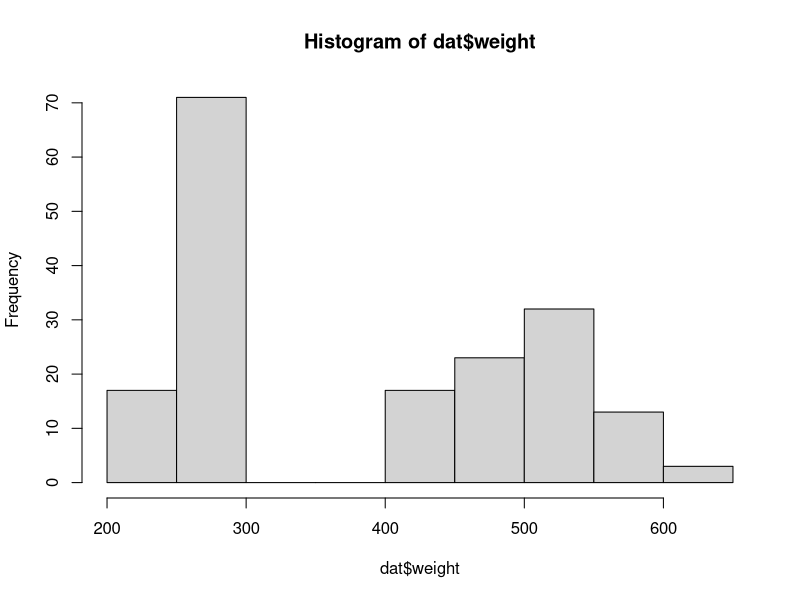
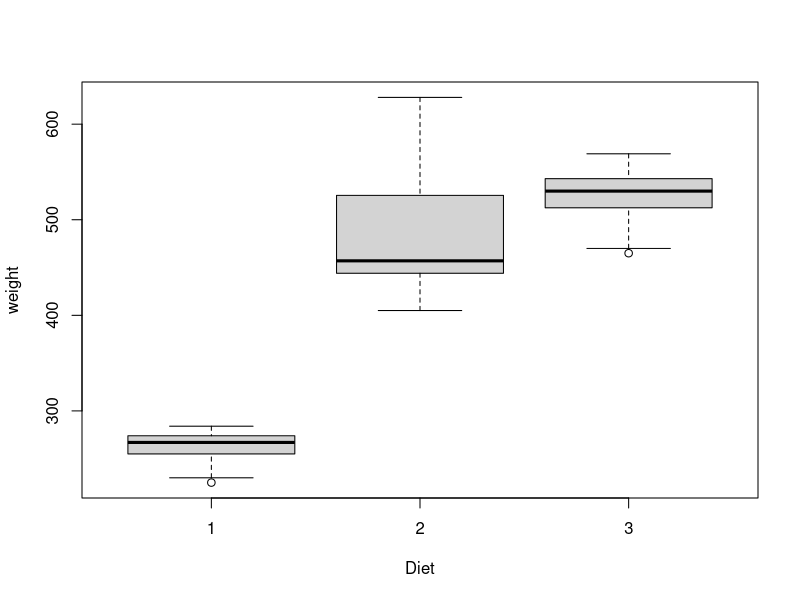
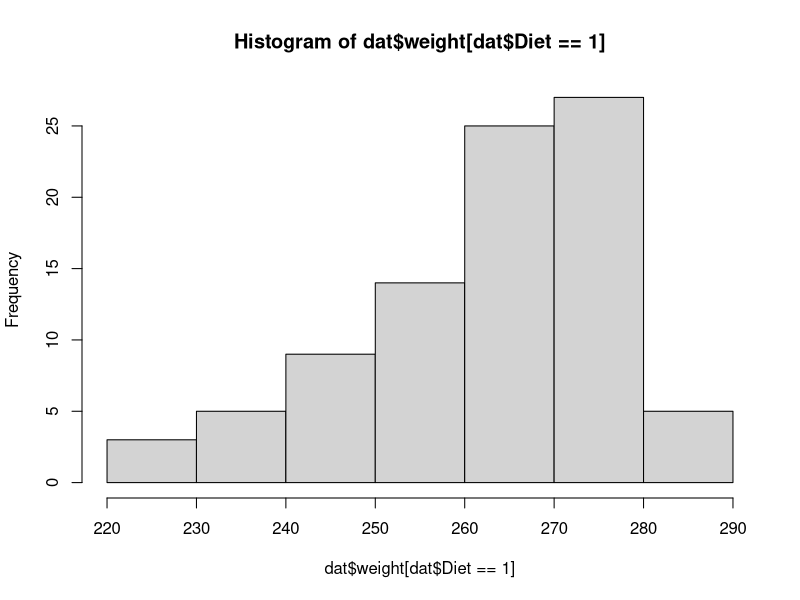
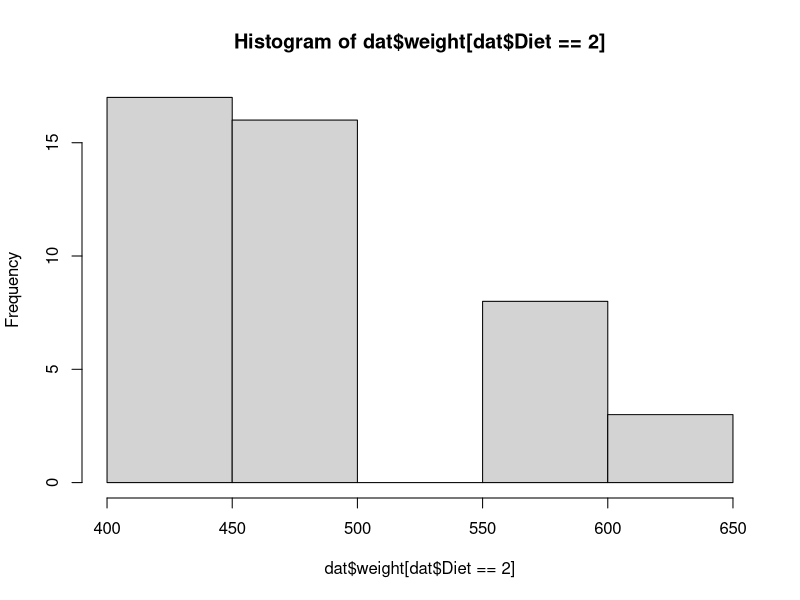
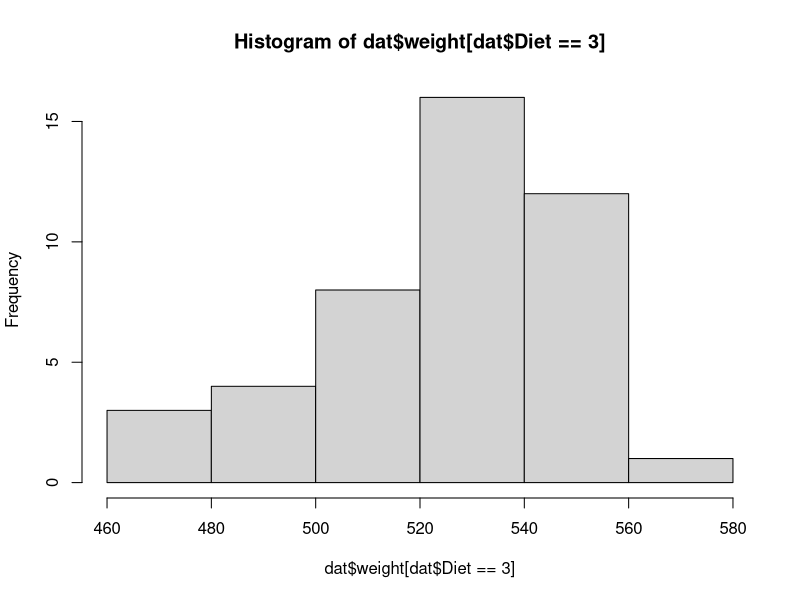
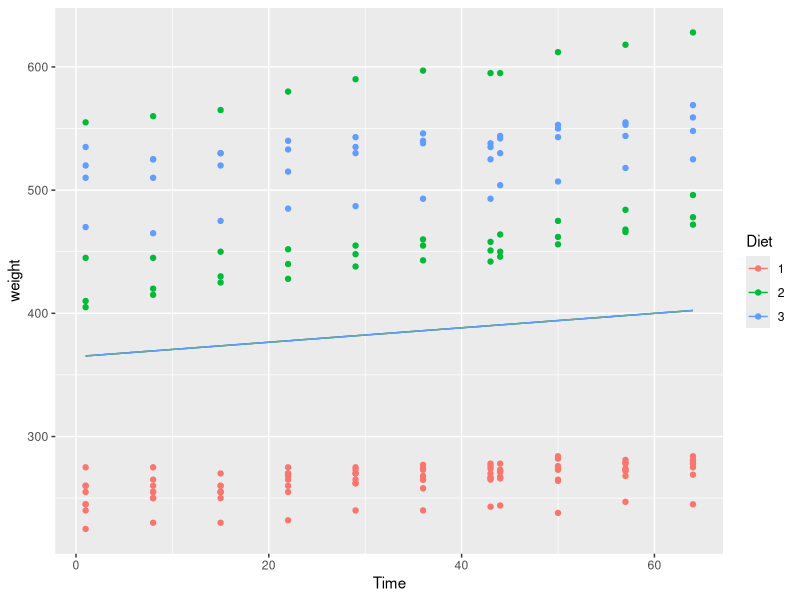
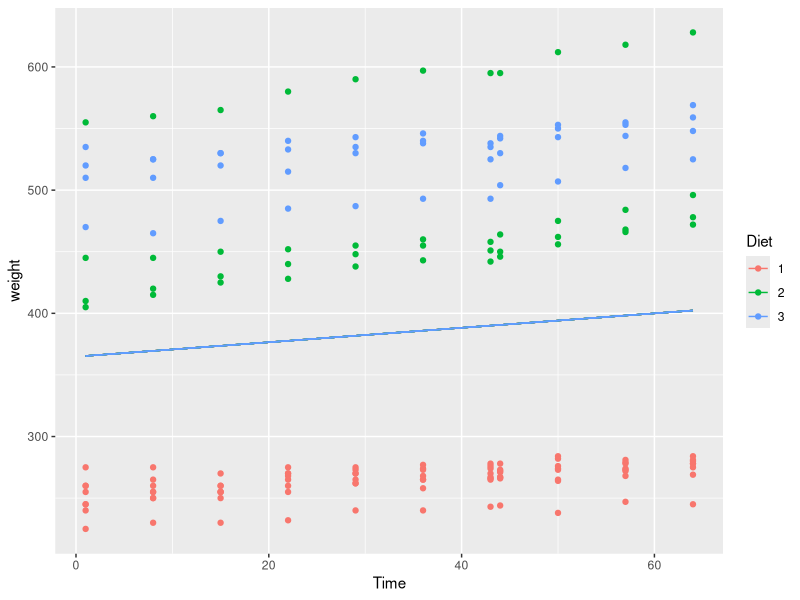
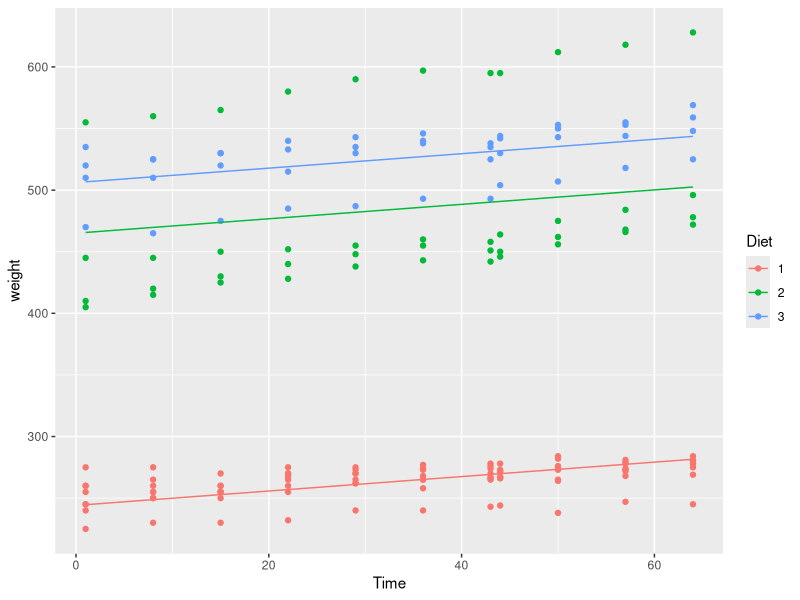

The R script that drew these images, in order: (Note: this script raises an error after producing the figures.)
## ---- chunk 1
library(nlme)
data(BodyWeight)
dat <- BodyWeight

# Inspect dataset
head(dat)
summary(dat)
hist(dat$weight)
boxplot(weight~Diet, data = dat) 
hist(dat$weight[dat$Diet == 1])
hist(dat$weight[dat$Diet == 2])
hist(dat$weight[dat$Diet == 3])
# -> outcome is not perfectly normally-distributed. But also not as bad as in example 2, so that regression/mixed models for normally-distributed variables could be ok here. I.e. for the illustration of mixed models it is ok, but other might be more appropriate for a fine analysis.
## ---- chunk 2
library(ggplot2)
# Predict weight:
fit1a <- lm(weight ~ Time, data = dat)
summary(fit1a)

# Model fit
AIC(fit1a)

# Prediction:
pred.fit1a <- predict(fit1a)
pred.fit1a[1:20]
# -> each rat has the same predicted value at T1 (and at each other time point, respectively).

# Visualization of the model (mean weight at each time point over all diet groups)
ggplot(dat, aes(x = Time, y = weight, group = Diet, colour = Diet)) + 
  geom_point() +
  stat_summary(aes(y = pred.fit1a), fun.y = mean, geom = "line")
# -> only one line since diet is not in the model - the colour of the line doesn't have a meaning.
# This can be seen when you look at the predicted values for each rat -- the figure is identical, since the model predicts the same value for each rat.
ggplot(dat, aes(x = Time, y = weight, group = Diet, colour = Diet)) + 
  geom_point() +
  geom_line(aes(y=pred.fit1a, group = Rat))

# The figure shows that the 3 groups can be clearly separated, only one rat in group 2 (green) has a very high weight.
# It can also be seen that there is a clearly visible increase in weight over time.
## ---- chunk 3
# Predict weight:
fit1b <- lm(weight ~ Time + Diet, data = dat)
summary(fit1b)

# Model fit
AIC(fit1b)

# Prediction:
pred.fit1b <- predict(fit1b)
pred.fit1b[1:20]
# -> each rat in the same diet group has the same predicted value at T1 (and at each other time point, respectively).

# Visualization of the model (mean weight at each time point, per diet group)
ggplot(dat, aes(x = Time, y = weight, group = Diet, colour = Diet)) + 
  geom_point() +
  stat_summary(aes(y = pred.fit1b, group = Diet, colour = Diet), fun.y = mean, geom = "line")
# Identical figure when you look at the predicted values of each rat (since they are identical to the predicted values in which diet group they are):
ggplot(dat, aes(x = Time, y = weight, group = Diet, colour = Diet)) + 
  geom_point() +
  geom_line(aes(y=pred.fit1b, group = Rat))
## ---- chunk 4
# Predict weight:
fit1c <- lm(weight ~ Time*Diet, data = dat)
summary(fit1c)

# Model fit
AIC(fit1c)

# Prediction:
pred.fit1c <- predict(fit1c)
pred.fit1c[1:20]
# -> each rat in the same diet group has the same predicted value at T1 (and at each other time point, respectively).

# Visualization of the model (mean weight at each time point and per diet group, with interaction over time)
ggplot(dat, aes(x = Time, y = weight, group = Diet, colour = Diet)) + 
  geom_point() +
  stat_summary(aes(y = pred.fit1c, group = Diet, colour = Diet), fun.y = mean, geom = "line")
# Identical figure when you look at the predicted values of each rat (since they are identical to the predicted values in which diet group they are):
ggplot(dat, aes(x = Time, y = weight, group = Diet, colour = Diet)) + 
  geom_point() +
  geom_line(aes(y=pred.fit1c, group = Rat))
## ---- chunk 5
# Predict weight:
fit2a <- lme(weight ~ Time * Diet, data = dat, random = ~ 1 | Rat)
summary(fit2a)

# Prediction:
pred.fit2a <- predict(fit2a)
pred.fit2a[1:20]
# -> each rat in the same diet group does NOT have the same predicted value at T1 (and at each other time point, respectively), since the rat-specific random intercept is added (same for all time points of a rat)

# Visualization of the model (mean weight at each time point and per diet group, with interaction over time, considering the clustering in rats with the random intercept)
ggplot(dat, aes(x = Time, y = weight, group = Diet, colour = Diet)) + 
  geom_point() +
  stat_summary(aes(y = pred.fit2a), fun.y = mean, geom = "line")
# Similar prediction of the diet-specific time-trend as in model 1c, but clearly better model fit (with respect to AIC), since every rat can be predicted much better due to the subject-specific randome intercept value (different for each rat):
ggplot(dat, aes(x = Time, y = weight, group = Diet, colour = Diet)) + 
  geom_point() +
  geom_line(aes(y=pred.fit2a, group = Rat))
## ---- chunk 6
# Predict weight:
fit2b <- lme(weight ~ Time * Diet, data = dat, random = ~ Time | Rat)
summary(fit2b)

# Prediction:
pred.fit2b <- predict(fit2b)
pred.fit2b[1:20]
# -> each rat in the same diet group does NOT have the same predicted value at T1 (and at each other time point, respectively), since the rat-specific random intercept and random slope is added (not the same for all time points of a rat)

# Visualization of the model (mean weight at each time point and per diet group, with interaction over time, considering the clustering in rats with the random intercept+slope)
ggplot(dat, aes(x = Time, y = weight, group = Diet, colour = Diet)) + 
  geom_point() +
  stat_summary(aes(y = pred.fit2b), fun.y = mean, geom = "line")
# Similar prediction of the diet-specific time-trend as in model 2a, but again clearly better model fit (with respect to AIC), since the individual weight trajectories of each rat can be predicted better:
ggplot(dat, aes(x = Time, y = weight, group = Diet, colour = Diet)) + 
  geom_point() +
  geom_line(aes(y=pred.fit2b, group = Rat))
## ---- chunk 7
# Predict weight:
fit2c <- lme(weight ~ Time * Diet, data = dat, random = ~ Time | Rat, correlation = corSymm( form = ~ 1 | Rat))
# doesn't converge
## ---- chunk 8
# Predict weight:
fit2d <- lme(weight ~ Time * Diet, data = dat, random = ~ Time | Rat, correlation = corCompSymm( form = ~ 1 | Rat))
summary(fit2d)
# -> Practically identical to model 2b, since the estimated correlations between all values of a rat are practically 0 i.e. the epsilon covariance matrix is a diagonal matrix and the model is thereby practically identical to the above model

# Prediction:
pred.fit2d <- predict(fit2d)

# Visualization of the model (mean weight at each time point and per diet group, with interaction over time, considering the clustering in rats with the random intercept+slope, and modeling the within-rat correlation with a compound symmetry error covariance matrix):
ggplot(dat, aes(x = Time, y = weight, group = Diet, colour = Diet)) + 
  geom_point() +
  stat_summary(aes(y = pred.fit2d), fun.y = mean, geom = "line")
# Prediction of the individual trajectories of the rats:
ggplot(dat, aes(x = Time, y = weight, group = Diet, colour = Diet)) + 
  geom_point() +
  geom_line(aes(y=pred.fit2d, group = Rat))
## ---- chunk 9
# Predict weight:
fit2e <- lme(weight ~ Time * Diet, data = dat, random = ~ Time | Rat, correlation = corAR1( form = ~ 1 | Rat))
summary(fit2e)
# Conclusions: 
# (1) This model has the best model fit, i.e. the best prediction of the individual rat values.
# (2) The aggregated overall model predictions though are not very different.
# (3) The overall estimate of the effect over time is very similar. But: in linear regression the time effect was not significant here it is highly significant.

# Prediction:
pred.fit2e <- predict(fit2e)

# Visualization of the model (mean weight at each time point and per diet group, with interaction over time, considering the clustering in rats with the random intercept+slope, and modeling the within-rat correlation with a AR1-error covariance matrix):
ggplot(dat, aes(x = Time, y = weight, group = Diet, colour = Diet)) + 
  geom_point() +
  stat_summary(aes(y = pred.fit2e), fun.y = mean, geom = "line")
# Prediction of the individual trajectories of the rats:
ggplot(dat, aes(x = Time, y = weight, group = Diet, colour = Diet)) + 
  geom_point() +
  geom_line(aes(y=pred.fit2e, group = Rat))
